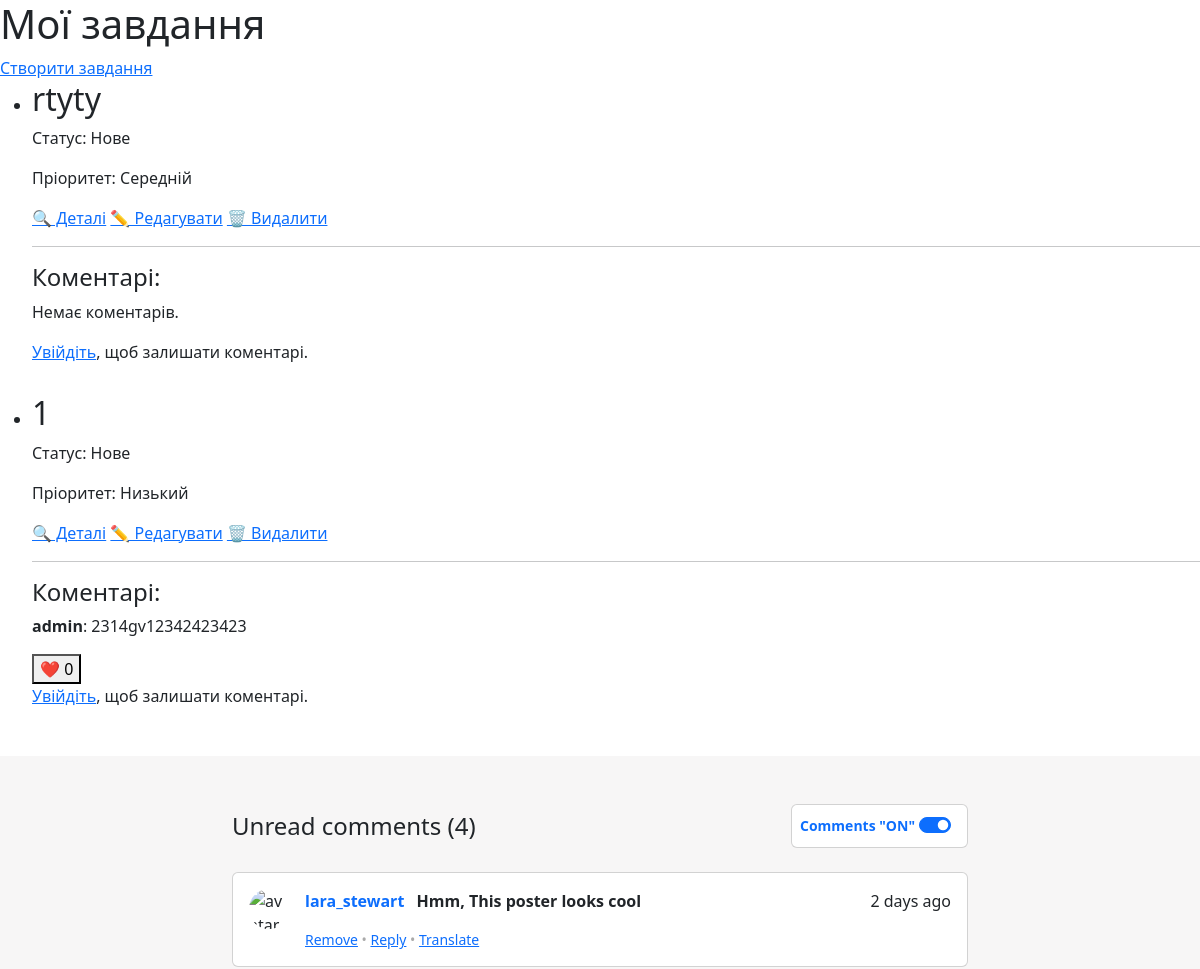
The app's page / (upper part), older data.
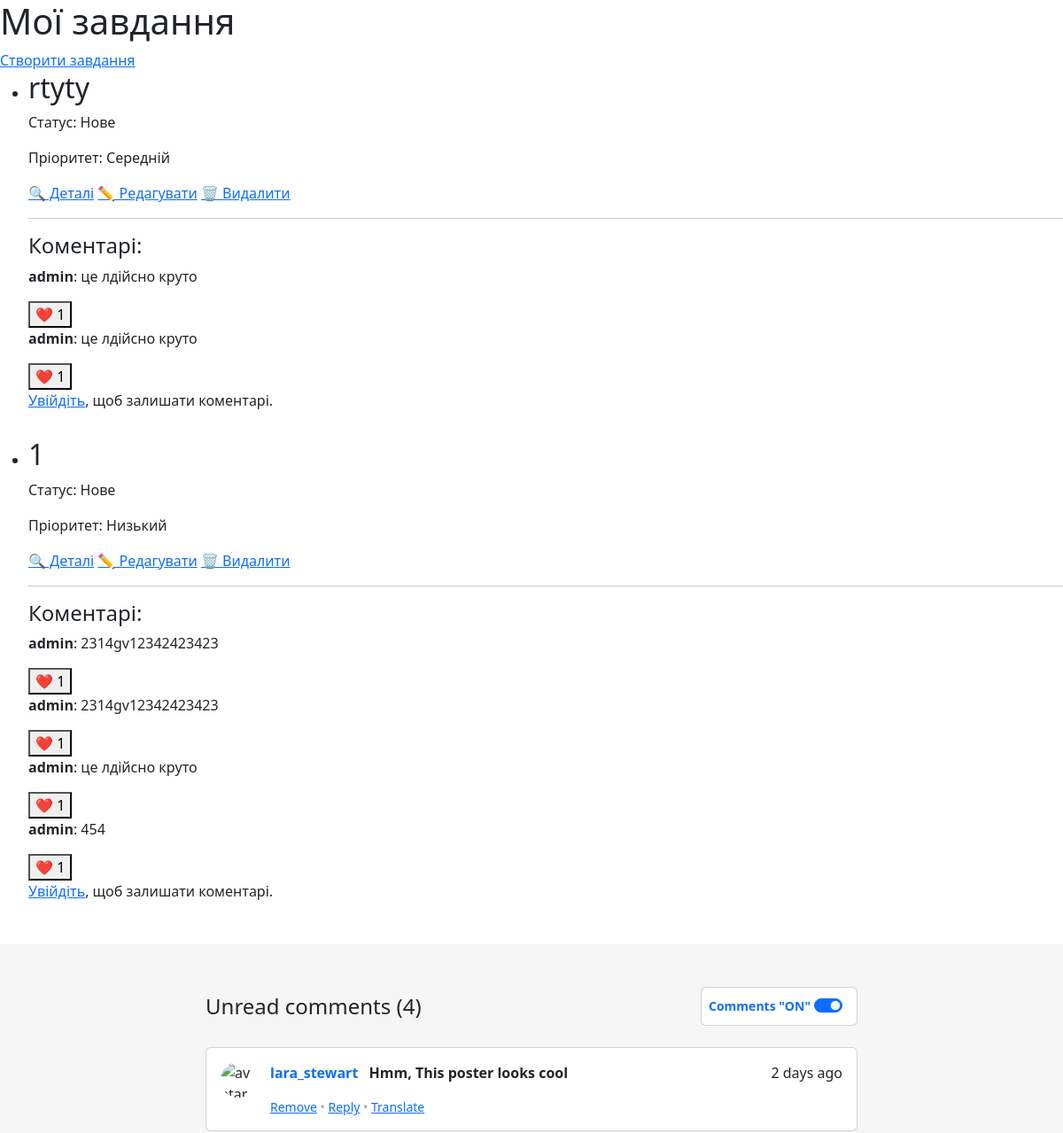
The same page, newer data.
### tasks/models.py (models this page shows, shortened)
class Task(models.Model):
    STATUS_CHOICE = [
        ("do","Нове"),
        ("in_progress","В процесі"),
        ("completed","Завершено"),
    ]
    PRIORRITY_CHOICE = [
        ("low","Низький"),
        ("medium","Середній"),
        ("high","Високий"),
    ]
    title = models.CharField(max_length=250)
    description = models.TextField()
    status = models.CharField(max_length=20,choices=STATUS_CHOICE,default="do")
    priority = models.CharField(max_length=20,choices=PRIORRITY_CHOICE,default="medium")
    due_date = models.DateField(verbose_name="Термін воконання",null=True,blank=False)
    author = models.ForeignKey(User,on_delete=models.CASCADE)
    create_at = models.DateTimeField(auto_now_add=True)
    class Meta:
        ordering = ["-create_at"]

class Comment(models.Model):
    task = models.ForeignKey(Task, on_delete=models.CASCADE, related_name="comments")
    author = models.ForeignKey(User,on_delete=models.CASCADE)
    content = models.CharField(max_length=250)
    create_at = models.DateTimeField(auto_now_add=True)
    class Meta:
        ordering = ["create_at"]

### tasks/views.py (the view, shortened to what this page needs)
# urls.py: path('',TaskListViews.as_view(),name="task_list"),
class TaskListViews(ListView):
    model = Task
    template_name = "tasks/task_list.html"
    context_object_name = "tasks"
    def get_context_data(self, **kwargs):
        context = super().get_context_data(**kwargs)
        context["form"] = CommentForm()
        context["comments"] = Comment.objects.annotate(
            like_count=Count("likes")
        ).order_by("-like_count", "-create_at")
        return context

### tasks/forms.py
class CommentForm(forms.ModelForm):
    class Meta:
        model = Comment
        fields = ['content']
        widgets = {
            "content":forms.TextInput(attrs={
                "class":"form-control",
                "placeholder":"Напишіть коментар..."
            })
        }
        labels = {
            "content": ""
        }

### templates/tasks/task_list.html (shortened to what this page needs)
<!DOCTYPE html>
<html lang="uk">
<head>
    <link href="https://cdn.jsdelivr.net/npm/bootstrap@5.3.8/dist/css/bootstrap.min.css" rel="stylesheet">
</head>
<body>
    <h1>Мої завдання</h1>
    <a href="{% url 'task_create' %}" >Створити завдання</a>
    <ul>
        {% for task in tasks %}
        <li style="margin-bottom: 30px;">
            <h2>{{ task.title }}</h2>
            <p>Статус: {{ task.get_status_display }}</p>
            <p>Пріоритет: {{ task.get_priority_display }}</p>
            <a href="{% url 'task_detail' task.pk %}">🔍 Деталі</a>
            <a href="{% url 'task_update' task.pk %}">✏️ Редагувати</a>
            <a href="{% url 'task_delete' task.pk %}">🗑️ Видалити</a>
            <hr>
            <h4>Коментарі:</h4>
            {% for comment in task.comments.all %}
                <p><strong>{{ comment.author.username }}</strong>: {{ comment.content }}</p>
                <form action="{% url 'like_comment' comment.id %}" method="post" style="display:inline;">
                    <button type="submit">
                        ❤️ {{ comment.likes.count }}
                    </button>
                </form>
            {% empty %}
                <p>Немає коментарів.</p>
            {% endfor %}
            {% if user.is_authenticated %}
            <form method="post">
                {% csrf_token %}
                {{ form.as_p }}
                <input type="hidden" name="task_id" value="{{ task.pk }}">
                <button type="submit">💬 Додати коментар</button>
            </form>
            {% else %}
                <p><a href="{% url 'login' %}">Увійдіть</a>, щоб залишати коментарі.</p>
            {% endif %}
        </li>
        {% empty %}
            <li>Ще немає завдань</li>
        {% endfor %}
    </ul>
    <section style="background-color: #f7f6f6;">
        <div class="container my-5 py-5 text-body">
          <div class="row d-flex justify-content-center">
            <div class="col-md-12 col-lg-10 col-xl-8">
              <div class="d-flex justify-content-between align-items-center mb-4">
                <h4 class="text-body mb-0">Unread comments (4)</h4>
                <div class="card">
                  <div class="card-body p-2 d-flex align-items-center">
                    <h6 class="text-primary fw-bold small mb-0 me-1">Comments "ON"</h6>
                    <div class="form-check form-switch">
                      <input class="form-check-input" type="checkbox" id="flexSwitchCheckChecked" checked />
                    </div>
                  </div>
                </div>
              </div>
              <div class="card mb-3">
                <div class="card-body">
                  <div class="d-flex flex-start">
                    <img class="rounded-circle shadow-1-strong me-3"
                      src="https://mdbcdn.b-cdn.net/img/Photos/Avatars/img%20(26).webp" alt="avatar" width="40"
                      height="40" />
                    <div class="w-100">
                      <div class="d-flex justify-content-between align-items-center mb-3">
                        <h6 class="text-primary fw-bold mb-0">
                          lara_stewart
                          <span class="text-body ms-2">Hmm, This poster looks cool</span>
                        </h6>
                        <p class="mb-0">2 days ago</p>
                      </div>
                      <div class="d-flex justify-content-between align-items-center">
                        <p class="small mb-0" style="color: #aaa;">
                          <a href="#!" class="link-grey">Remove</a> •
                          <a href="#!" class="link-grey">Reply</a> •
                          <a href="#!" class="link-grey">Translate</a>
                        </p>
                      </div>
                    </div>
                  </div>
                </div>
              </div>
            </div>
          </div>
        </div>
      </section>
</body>
</html>

Row changes from the older to the newer data that the page shows:
shown differently, row unchanged: Task "rtyty": no longer shows "Немає коментарів."
added Comment: author.username "admin", content "це лдійсно круто", likes.count "1", shown under Task "rtyty"
added Comment: author.username "admin", content "це лдійсно круто", likes.count "1", shown under Task "rtyty"
computed for Comment (number 3 of 6 on the later page): likes.count "0" → "1"
added Comment: author.username "admin", content "2314gv12342423423", likes.count "1", shown under Task "Низький"
added Comment: author.username "admin", content "це лдійсно круто", likes.count "1", shown under Task "Низький"
added Comment: author.username "admin", content "454", likes.count "1", shown under Task "Низький"
